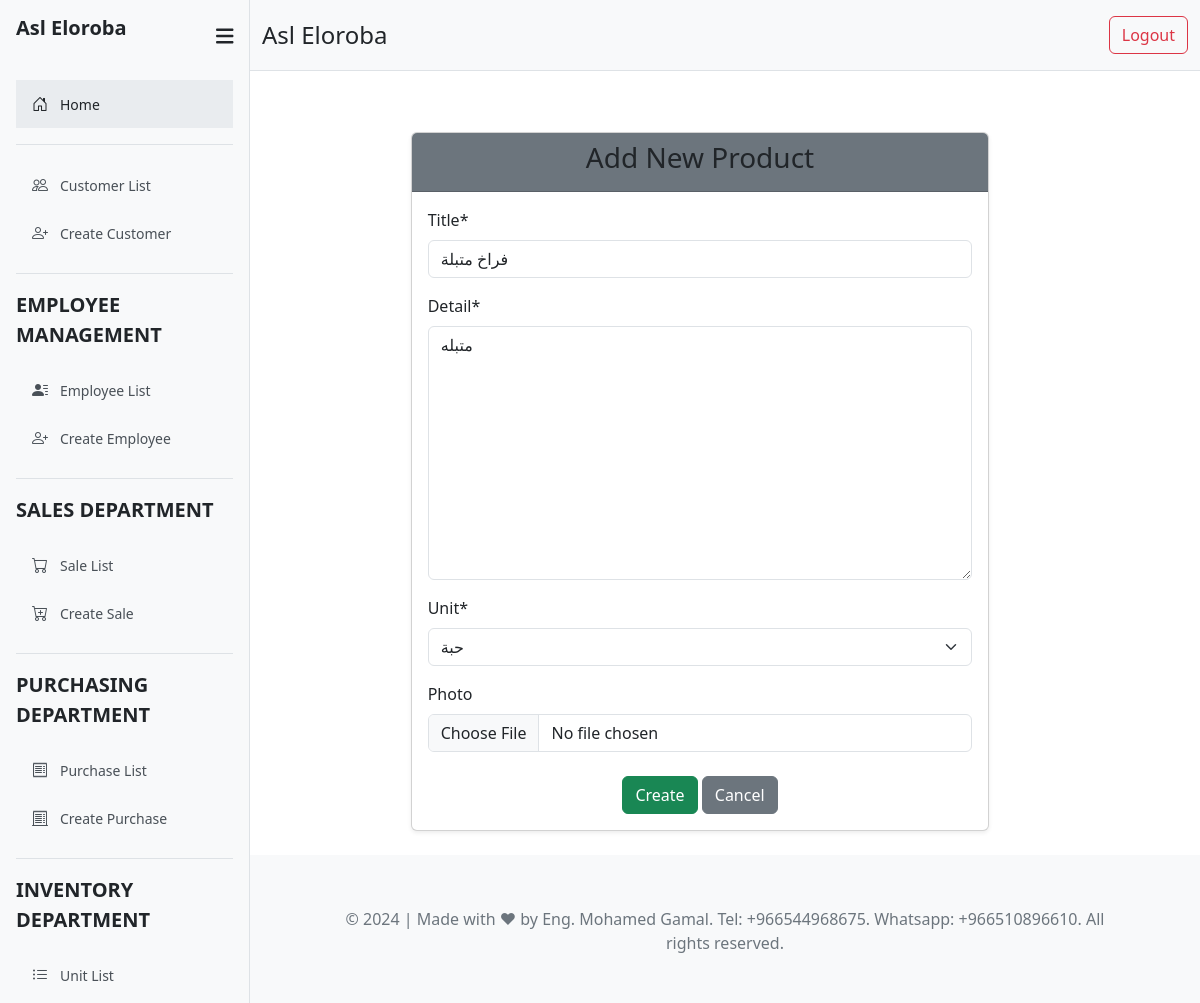
Page /products/3/update/ on the committed database.
### sales/models.py (models this page shows, shortened)
class Product(models.Model):
    title = models.CharField(max_length=50)
    detail = models.TextField()
    unit = models.ForeignKey(Unit, on_delete=models.CASCADE)
    photo = models.ImageField(upload_to="product/", blank=True, null=True)
    total_products = models.PositiveIntegerField(default=0, editable=False)    # Track current stock
    class Meta:
        verbose_name = '05 Product'
        verbose_name_plural = '05 Products'

class Unit(models.Model):
    title       = models.CharField(max_length=50)
    short_name  = models.CharField(max_length=50)
    class Meta:
        verbose_name = '04 Unit'
        verbose_name_plural = '04 Units'
    def __str__(self):
        return self.title

### sales/views.py (the view)
# urls.py: path('products/<int:pk>/update/', views.ProductUpdateView.as_view(), name='product_update'),
class ProductUpdateView(UpdateView):
    model = Product
    form_class = ProductForm
    template_name = 'sales/product_form.html'
    success_url = reverse_lazy('product_list')

### sales/forms.py
class ProductForm(forms.ModelForm):
    class Meta:
        model = Product
        fields = ('title', 'detail', 'unit', 'photo')

### templates/sales/product_form.html (shortened to what this page needs)
{% extends 'parts/base.html' %}
{% load crispy_forms_tags %}
{% block content %}
<div class="container mt-5">
    <div class="row justify-content-center">
        <div class="col-md-8">
            <div class="card shadow-sm">
                <div class="card-header text-center bg-secondary">
                    <h3>Add New Product</h3>
                </div>
                <div class="card-body">
                    <form method="post" enctype="multipart/form-data">
                        {{ form|crispy }}
                        <div class="text-center mt-4">
                            <button type="submit" class="btn btn-success">Create</button>
                            <a href="{% url 'product_list' %}" class="btn btn-secondary">Cancel</a>
                        </div>
                    </form>
                </div>
            </div>
        </div>
    </div>
</div>
{% endblock %}

### rows in the picture
Product: title "فراخ متبلة", detail "متبله", unit "حبة"
